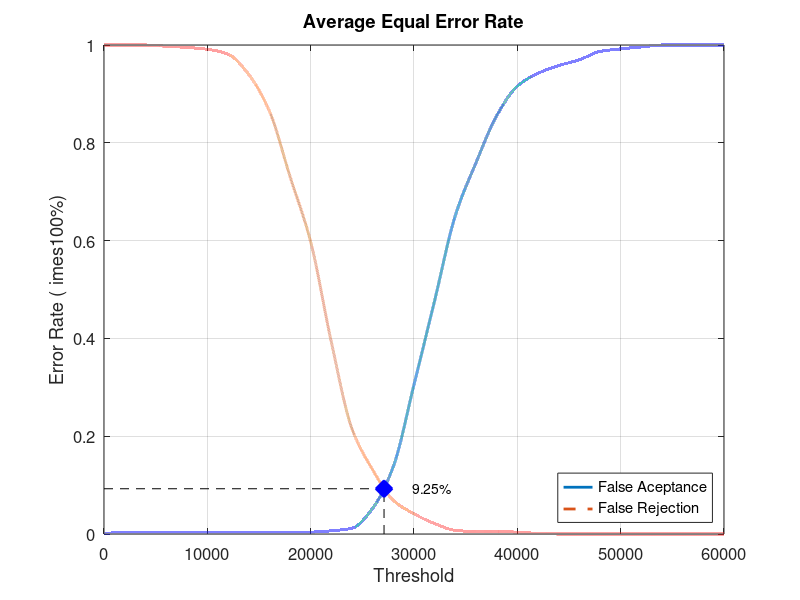
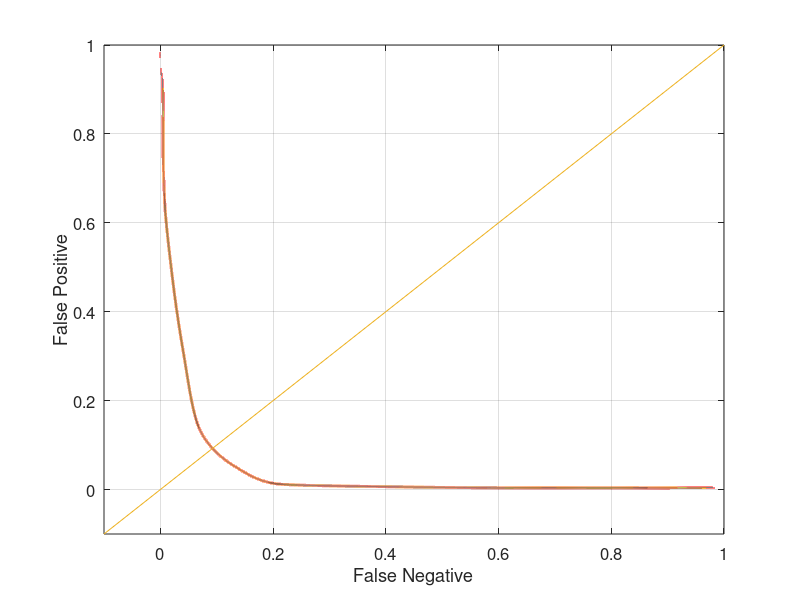

These charts were generated, in order, by the following MATLAB code:
close all;
clear;
clc;
x = 0:2000:60000;
xq = 0:0.5:60000;

y0 = [0 0.00394737 0.00394737 0.00394737 0.00394737 0.00394737 0.00394737 0.00394737 0.00394737 0.00394737 0.00394737 0.00657895 0.0118421 0.0526316 0.138158 0.305263 0.477632 0.651316 0.759211 0.855263 0.915789 0.942105 0.957895 0.969737 0.986842 0.992105 0.996053 1 1 1 1]
yy0 = interp1(x, y0, xq, 'pchip');
y1 = [1 1 1 0.9975 0.995 0.99125 0.98125 0.94 0.865 0.73125 0.5975 0.3925 0.215 0.13125 0.06875 0.04125 0.02125 0.0075 0.005 0.005 0.00375 0.00125 0 0 0 0 0 0 0 0 0]
yy1 = interp1(x, y1, xq, 'pchip');

% Calculating EER: 
y2 = abs(y0 - y1);
find(y2 == min(y2))
yy2 = abs(yy0 - yy1);
xEER = find(yy2 == min(yy2));
xEERIndex = xq(xEER) % X-axis EER
yEER = yy0(xEER) % Y-axis EER

main = figure
plot(xq, yy0,'-','LineWidth', 2);	hold on
plot(xq, yy1,'--','LineWidth', 2);	hold on
plot([xEERIndex xEERIndex], [0 yEER], 'k--');	hold on
plot([0 xEERIndex], [yEER yEER], 'k--');	hold on
plot(xEERIndex, yEER, 'bx', 'LineWidth', 10);	hold on
text(xEERIndex + 10 * xEERIndex / 100, yEER, [num2str(round((10000 * yEER)) / 100) '%'])
legend('False Aceptance', 'False Rejection', 'Location', 'SouthEast')
xlabel('Threshold')
ylabel('Error Rate (	imes100%)')
title('Average Equal Error Rate')
set(gca, 'FontSize', 12)
axis([0 60000 0 1])
grid on

print(main, 'Experiment4AverageMain', '-dpng');
FNRxFPR = figure('Color', [1 1 1]);
plot(yy1, yy0, '-', yy1, yy0, 'LineWidth', 2);
hold on
y = -0.1:0.1:1
plot(y, y); 
set(gca, 'FontSize', 12)
xlabel('False Negative')
ylabel('False Positive')
axis([-0.1 1 -0.1 1])
set(gca, 'FontSize', 12)
grid on

print(FNRxFPR, 'Experiment4AverageFNRxFPR','-dpng');
